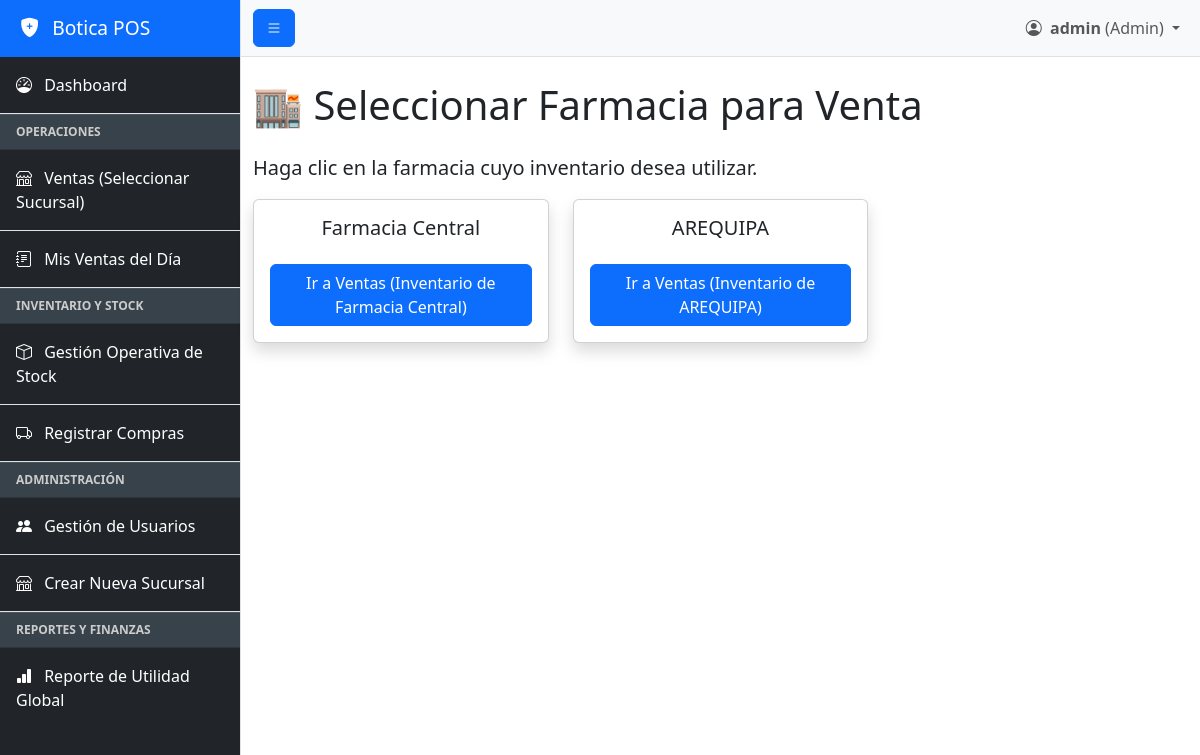
The page /seleccionar-farmacia-ventas (signed in) on the database its author committed.
### app.py (models this page shows, shortened)
class User(UserMixin, db.Model):
    id = db.Column(db.Integer, primary_key=True)
    username = db.Column(db.String(80), unique=True, nullable=False)
    password_hash = db.Column(db.String(255), nullable=False)
    role = db.Column(db.String(50), default='Empleado', nullable=False)
    farmacia_id = db.Column(db.Integer, db.ForeignKey('farmacia.id'), nullable=True)
    farmacia = db.relationship('Farmacia', back_populates='empleados_rel')
    ventas_realizadas = db.relationship('Sale', back_populates='vendedor_rel')
    ajustes_realizados = db.relationship('AjusteStock', back_populates='user_rel', foreign_keys='[AjusteStock.user_id]')

class Farmacia(db.Model):
    id = db.Column(db.Integer, primary_key=True)
    nombre = db.Column(db.String(100), unique=True, nullable=False)
    inventario_rel = db.relationship('Inventario', back_populates='farmacia_rel', cascade="all, delete-orphan")
    empleados_rel = db.relationship('User', back_populates='farmacia', cascade="all, delete-orphan")
    ventas_rel = db.relationship('Sale', back_populates='sucursal_venta_rel', cascade="all, delete-orphan")

### app.py (the view)
@app.route('/seleccionar-farmacia-ventas', methods=['GET'])
@login_required
def seleccionar_farmacia_ventas():
    if current_user.role != 'Admin':
        return redirect(url_for('pantalla_ventas'))
    todas_las_farmacias = Farmacia.query.all()
    return render_template('select_farmacia_ventas.html', farmacias=todas_las_farmacias)

### app.py (called while the page is built, shortened)
@login_manager.user_loader
def load_user(user_id):
    return db.session.get(User, int(user_id))

@app.before_request
def create_default_data():
    if request.path.startswith('/static') or request.path.startswith('/favicon'):
        return
    with app.app_context():
        db.create_all()
        if User.query.filter_by(username='admin').first() is None:
            admin = User(username='admin', role='Admin')
            admin.set_password('adminpass')
            db.session.add(admin)
            db.session.commit()
        farmacia_central = Farmacia.query.filter_by(nombre='Farmacia Central').first()

### templates/select_farmacia_ventas.html (shortened to what this page needs)
{% extends "base.html" %}
{% block content %}
<h1 class="mb-4">🏬 Seleccionar Farmacia para Venta</h1>
<p class="lead">Haga clic en la farmacia cuyo inventario desea utilizar.</p>
<div class="row">
    {% for farmacia in farmacias %}
    <div class="col-md-4 mb-4">
        <div class="card shadow h-100">
            <div class="card-body text-center">
                <h5 class="card-title">{{ farmacia.nombre }}</h5>
                <a href="{{ url_for('pantalla_ventas', farmacia_id=farmacia.id) }}" class="btn btn-primary mt-2 w-100">
                    Ir a Ventas (Inventario de {{ farmacia.nombre }})
                </a>
            </div>
        </div>
    </div>
    {% endfor %}
</div>
{% endblock %}

### templates/base.html (shortened to what this page needs)
<!doctype html>
<html lang="es">
<head>
    <link href="https://cdn.jsdelivr.net/npm/bootstrap@5.3.3/dist/css/bootstrap.min.css"
          rel="stylesheet"
>
    <link rel="stylesheet" href="https://cdn.jsdelivr.net/npm/bootstrap-icons@1.11.3/font/bootstrap-icons.min.css">
</head>
<body>
    <div class="d-flex" id="wrapper">
        {% if current_user.is_authenticated %}
        <div class="border-end bg-dark" id="sidebar-wrapper">
            <div class="sidebar-heading bg-primary text-white">
                <i class="bi bi-shield-fill-plus me-2"></i> Botica POS
            </div>
            <div class="list-group list-group-flush">
                <a href="{{ url_for('dashboard') }}" class="list-group-item list-group-item-action bg-dark text-white p-3">
                    <i class="bi bi-speedometer me-2"></i> Dashboard
                </a>
                <div class="sidebar-separator">Operaciones</div>
                {% if current_user.role == 'Admin' %}
                <a href="{{ url_for('seleccionar_farmacia_ventas') }}" class="list-group-item list-group-item-action bg-dark text-white p-3">
                    <i class="bi bi-shop me-2"></i> Ventas (Seleccionar Sucursal)
                </a>
                {% else %}
                <a href="{{ url_for('pantalla_ventas') }}" class="list-group-item list-group-item-action bg-dark text-white p-3">
                    <i class="bi bi-cart-fill me-2"></i> Ventas
                </a>
                {% endif %}
                {% if current_user.role == 'Empleado' or current_user.role == 'Admin' %}
                <a href="{{ url_for('mis_ventas') }}" class="list-group-item list-group-item-action bg-dark text-white p-3">
                    <i class="bi bi-journal-text me-2"></i> Mis Ventas del Día
                </a>
                {% endif %}
                {% if current_user.role == 'Admin' %}
                <div class="sidebar-separator">Inventario y Stock</div>
                <a href="{{ url_for('gestion_stock') }}" class="list-group-item list-group-item-action bg-dark text-white p-3">
                    <i class="bi bi-box me-2"></i> Gestión Operativa de Stock
                </a>
                <a href="{{ url_for('registro_compra') }}" class="list-group-item list-group-item-action bg-dark text-white p-3">
                    <i class="bi bi-truck me-2"></i> Registrar Compras
                </a>
                {% endif %}
                {% if current_user.role == 'Admin' %}
                <div class="sidebar-separator">Administración</div>
                <a href="{{ url_for('gestion_usuarios') }}" class="list-group-item list-group-item-action bg-dark text-white p-3">
                    <i class="bi bi-people-fill me-2"></i> Gestión de Usuarios
                </a>
                <a href="{{ url_for('agregar_farmacia') }}" class="list-group-item list-group-item-action bg-dark text-white p-3">
                    <i class="bi bi-shop me-2"></i> Crear Nueva Sucursal
                </a>
                {% endif %}
                {% if current_user.role == 'Admin' %}
                <div class="sidebar-separator">Reportes y Finanzas</div>
                <a href="{{ url_for('reporte_global') }}" class="list-group-item list-group-item-action bg-dark text-white p-3">
                    <i class="bi bi-bar-chart-fill me-2"></i> Reporte de Utilidad Global
                </a>
                {% endif %}
            </div>
        </div>
        {% endif %}
        <div id="page-content-wrapper">
            <nav class="navbar navbar-expand-lg navbar-light bg-light border-bottom">
                <div class="container-fluid">
                    {% if current_user.is_authenticated %}
                    <button class="btn btn-primary" id="sidebarToggle">
                        <i class="bi bi-list"></i>
                    </button>
                    {% endif %}
                    <div class="collapse navbar-collapse" id="navbarSupportedContent">
                        <ul class="navbar-nav ms-auto mt-2 mt-lg-0">
                            {% if current_user.is_authenticated %}
                            <li class="nav-item dropdown">
                                <a class="nav-link dropdown-toggle" href="#" id="navbarDropdown" role="button" data-bs-toggle="dropdown" aria-expanded="false">
                                    <i class="bi bi-person-circle me-1"></i>
                                    <b>{{ current_user.username }}</b> ({{ current_user.role }})
                                </a>
                            </li>
                            {% endif %}
                        </ul>
                    </div>
                </div>
            </nav>
            <div class="container-fluid mt-4">
                {% block content %}{% endblock %}
            </div>
        </div>
        </div>
</body>
</html>

### templates/base.html (style rules this page uses)
#sidebar-wrapper { min-height: 100vh; margin-left: -15rem; transition: margin .25s ease-out; }
#sidebar-wrapper .sidebar-heading { padding: 0.875rem 1.25rem; font-size: 1.2rem; }
#sidebar-wrapper .list-group { width: 15rem; }
.sidebar-separator { background-color: #38424a; color: #ccc; padding: 0.5rem 1rem; font-size: 0.75rem; text-transform: uppercase; font-weight: bold; border-top: 1px solid #4a545c; border-bottom: 1px solid #2e353c; }
#page-content-wrapper { min-width: 100vw; }
@media (min-width: 768px) { #sidebar-wrapper { margin-left: 0; } }
@media (min-width: 768px) { #page-content-wrapper { min-width: 0; width: 100%; } }

### rows shown on the page
User: username "admin", role "Admin"
Farmacia: nombre "Farmacia Central"
Farmacia: nombre "AREQUIPA"
